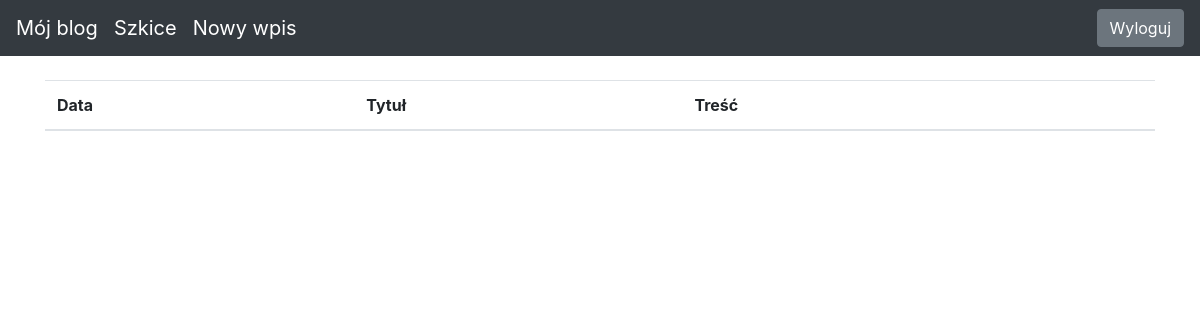
Before: /drafts/ (signed in) with the older database file.
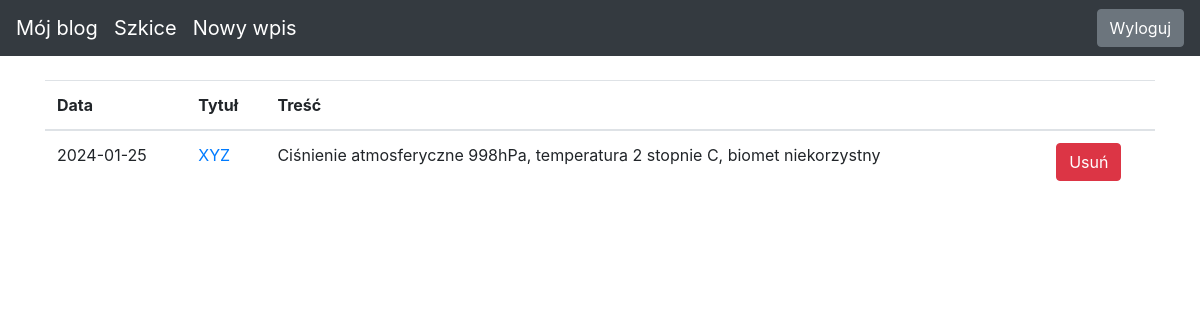
After: the same page with the newer database file.
### blog/models.py (models this page shows)
class Entry(db.Model):
    id = db.Column(db.Integer, primary_key=True)
    title = db.Column(db.String(80), nullable=False)
    body = db.Column(db.Text, nullable=False)
    pub_date = db.Column(db.DateTime, nullable=False,
                         default=datetime.datetime.utcnow)
    is_published = db.Column(db.Boolean, default=False)

### blog/routes.py (the view)
@app.route("/drafts/", methods=['GET'])
@login_required
def list_drafts():
    drafts = Entry.query.filter_by(is_published=False)\
        .order_by(Entry.pub_date.desc())
    return render_template("drafts.html", drafts=drafts)

### blog/routes.py (called while the page is built)
def login_required(view_func):
    @functools.wraps(view_func)
    def check_permissions(*args, **kwargs):
        if session.get('logged_in'):
            return view_func(*args, **kwargs)
        return redirect(url_for('login', next=request.path))
    return check_permissions

### blog/templates/drafts.html
{% extends "base.html" %}
{% block content %}
<table class="table">
    <thead>
        <tr>
            <th scope="col">Data</th>
            <th scope="col">Tytuł</th>
            <th scope="col">Treść</th>
            <th scope="col"></th>
        </tr>
    </thead>
    <tbody>
        {% for post in drafts %}
        <tr>
            <td>
                {{ post.pub_date.strftime('%Y-%m-%d') }}
            </td>
            <td>
                <a href="{{ url_for('post', entry_id=post.id) }}">
                    {{ post.title }}
                </a>
            </td>
            <td>{{ post.body|truncate(100, true) }}</td>
            <td>
                <form action="{{ url_for('delete_entry', entry_id=post.id) }}" method="post">
                    <button type="submit" class="btn btn-danger" onclick="return confirm('Czy na pewno chcesz usunąć ten wpis?');">
                        Usuń
                    </button>
                </form>
            </td>
        </tr>
        {% endfor %}
    </tbody>
</table>
{% endblock %}

Changed rows visible on the page:
added Entry: pub_date "2024-01-25", title "XYZ", body "Ciśnienie atmosferyczne 998hPa, temperatura 2 stopnie C, biomet niekorzystny"
